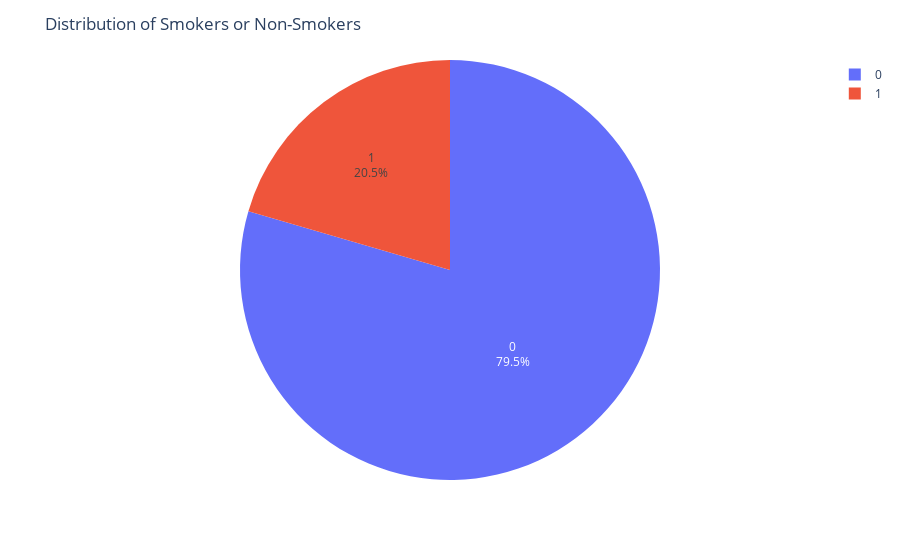

Notebook code cell kept with this figure:
### Code cell
fig = px.pie(insurance['smoker'].value_counts().reset_index(), values='smoker', names='index')
fig.update_traces(textposition='inside', textinfo='percent+label')
fig.update_layout(
    title_text="Distribution of Smokers or Non-Smokers")
fig.show()

### Figure 1 — Plotly figure (JSON) as saved in the notebook; plotly's stock layout.template omitted (floating-point values rounded to 4 significant figures)
{"data": [{"domain": {"x": [0, 1], "y": [0, 1]}, "hovertemplate": "index=%{label}<br>smoker=%{value}<extra></extra>", "labels": [0, 1], "legendgroup": "", "name": "", "showlegend": true, "textinfo": "percent+label", "textposition": "inside", "type": "pie", "values": [1064, 274]}], "layout": {"autosize": true, "legend": {"tracegroupgap": 0}, "margin": {"t": 60}, "title": {"text": "Distribution of Smokers or Non-Smokers"}}}
